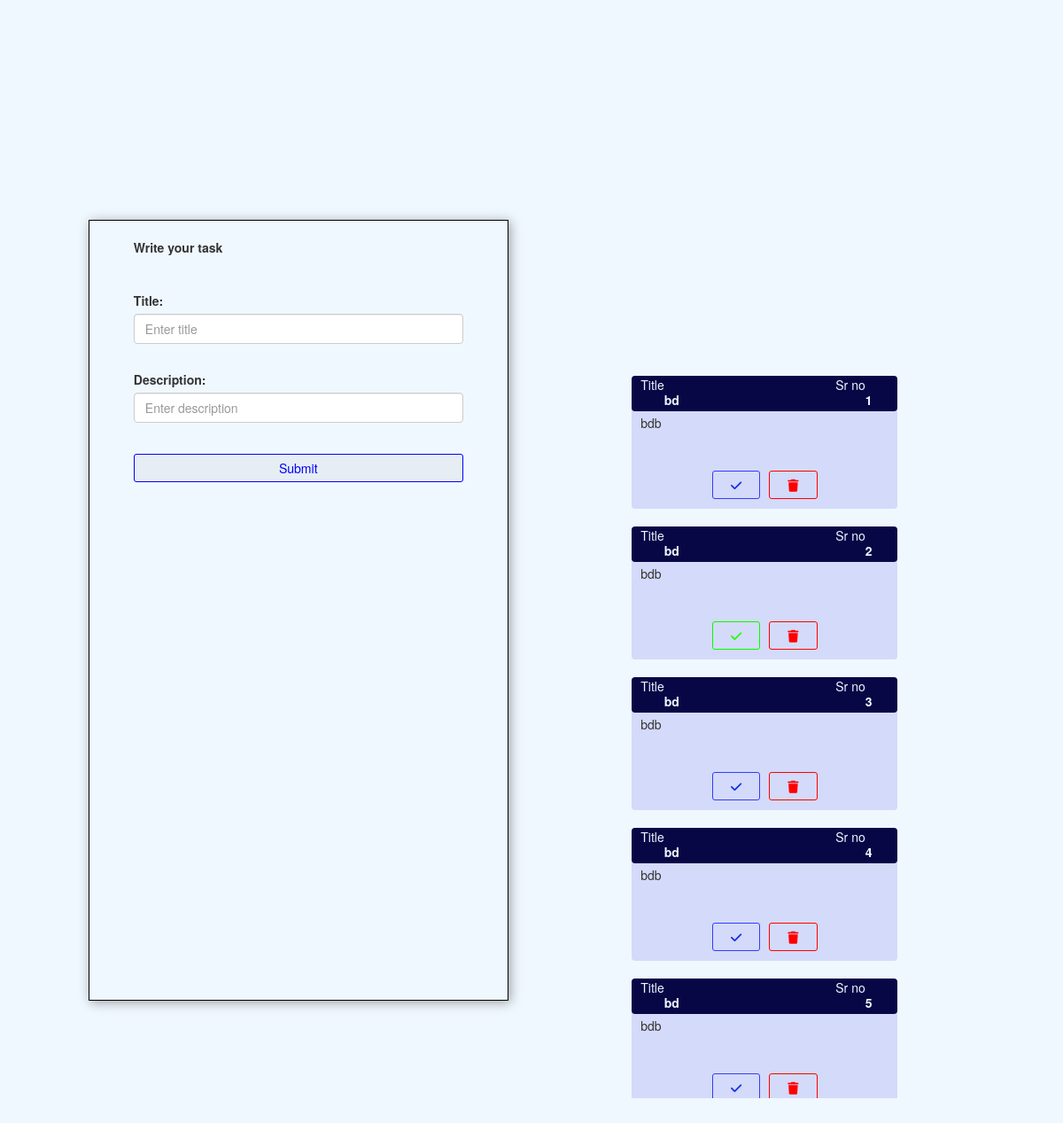
/todo/, run on the app's committed database.
### todo/models.py (models this page shows)
class Todo(models.Model):
    title =models.CharField(max_length=200)
    description = models.TextField()
    completed = models.BooleanField(default=False)

### todo/views.py (the view)
# urls.py: path('todo/',views.todo_list,name="todo_list"),
def todo_list(request):
    todos =Todo.objects.order_by('-id')
    return render(request,'todo/index.html',{'todos':todos})

### templates/todo/index.html (shortened to what this page needs)
<!DOCTYPE html>
<html lang="en">
<head>
  <link rel="stylesheet" href="https://maxcdn.bootstrapcdn.com/bootstrap/3.4.1/css/bootstrap.min.css">
</head>
<body style="background-color: aliceblue;">
<div class="container">
  <div class="part" style="overflow: hidden;">
  <form action="{% url 'create_todo' %}" method="post">
    <b style="position: absolute; margin: -30px 0px ;">Write your task</b>
    <div class="form-group">
      <label for="title">Title:</label>
      <input type="text" class="form-control" id="title" placeholder="Enter title" name="title">
    </div>
    <div class="form-group">
      <label for="description">Description:</label>
      <input type="text" class="form-control" placeholder="Enter description" name="description">
    </div>
    <button type="submit" class="sub">Submit</button>
  </form>
</div>
<div class="part">
  <div class="lists_item">
    {% for todo in todos %}
    <div class="items">
       <div class="top_details">
        <div class="list_title">
          <span style=" margin-top: -20px;">Title</span>
          <b>{{ todo.title }}</b>
        </div>
        <div class="list_no">
          <span style=" margin-top: -20px;">Sr no</span>
          <b style="margin-top: 15px;">{{ forloop.counter }}</b>
        </div>
       </div>
       <div class="descript">
        <address>
          {{ todo.description}}
        </address>
       </div>
       <div class="status">
        {% if todo.completed %}
        <span class="comp" style="color: rgb(34, 255, 0); border: 1px solid rgb(0, 255, 0);"><i class="fa-solid fa-check"></i></span>
        {% else %}
        <a href="{% url 'complete_todo' todo.id %}" class="comp" style="color: rgb(19, 48, 237); border: 1px solid rgb(47, 61, 255);"><i class="fa-solid fa-check"></i></a>
        {% endif %}
        <a href="{% url 'delete_todo' todo.id %}" class="comp" style="color: red; border: 1px solid red;"><i class="fa-solid fa-trash"></i></a>
       </div>
    </div>
    {% endfor %}
  </div>
</div>
</div>
</body>
</html>

### templates/todo/index.html (style rules this page uses)
.container { height: 100vh; width: 100%; display: flex; align-items: center; justify-content: center; }
.comp { padding: 5px 20px; border-radius: 3px; cursor: pointer; }
textarea ,input { width: 90%; min-height: 25px; }
.sub { background-color: rgba(128, 128, 128, 0.085); color: blue; padding: 5px 30px; border-radius: 3px; width: 100%; margin-top: 20px; outline: none; border: 1px solid blue; }
.items { height: 150px; background-color: rgba(49, 43, 215, 0.145); width: 300px; border-radius: 4px; margin: 20px; }
.top_details { height: 40px; width: 100%; border-radius: 4px; background-color: rgb(7, 7, 70); display: flex; }
.list_title , .list_no { height: 100%; width: 75%; background-color: rgba(255, 0, 0, 0); display: flex; margin-left: 10px; color: aliceblue; align-items: center; }
.list_no { width: 25%; }
.list_title>b { margin-top: 15px; overflow-x: scroll; overflow: hidden; overflow-x: scroll; text-wrap: nowrap; width: 100%; }
.descript { height: 60px; margin: 0 10px; }
.descript>address { width: 100%; height: 100%; margin-top: 3px; overflow-y: scroll; overflow: hidden; overflow-y: scroll; }
.status { height: 30px ; width: 100%; margin-top: 5px; display: flex; align-items: center; justify-content: center; gap: 10px; }
.lists_item { margin-top: 300px; }
.part { width: 45%; height: 80%; display: flex; align-items: center; justify-content: center; border-radius: 5px; overflow: hidden; overflow-y: scroll; }
form { width: 90%; padding: 50px; height: 80%; border: 1px solid black; box-shadow: 2px 2px 12px rgba(0, 0, 0, 0.368); }
.form-group { margin-top: 30px; }

### data on the page
Todo: title "bd", description "bdb", completed False (drawn)
Todo: title "bd", description "bdb", completed True (drawn)
Todo: title "bd", description "bdb", completed False (drawn)
Todo: title "bd", description "bdb", completed False (drawn)
Todo: title "bd", description "bdb", completed False (drawn)
